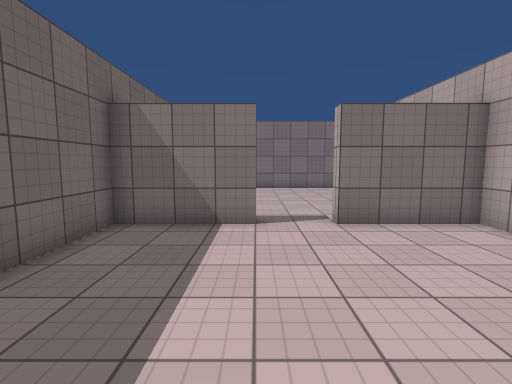
[1] (above)

14 first-person views from a walk through a 3-D level made in the Unity game engine. The camera is 1.5 m above the floor, tilts 6° down and sees 85° across. Doors are open. The floor is counted in squares, 1 m on a side. Each view is taken from the middle of a square. On the plan, view 1 faces up. The plan holds only what a view shows up to about 14 squares ahead; the rest is blank. The place goes on beyond the plan. The player character is not drawn. Surface patterns are stand-ins for the level's own textures.

[2]
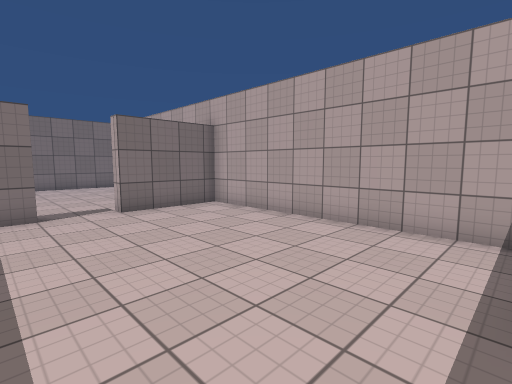

[3]
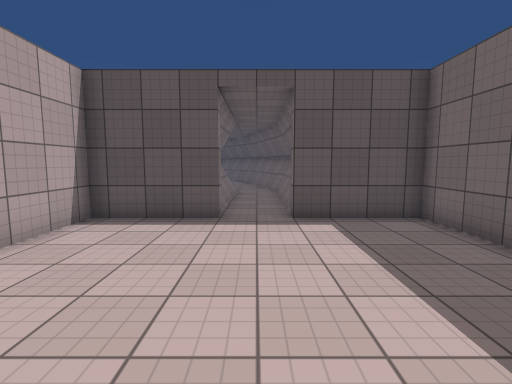

[4]
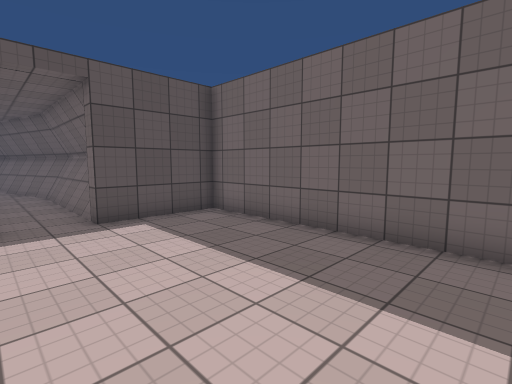

[5]
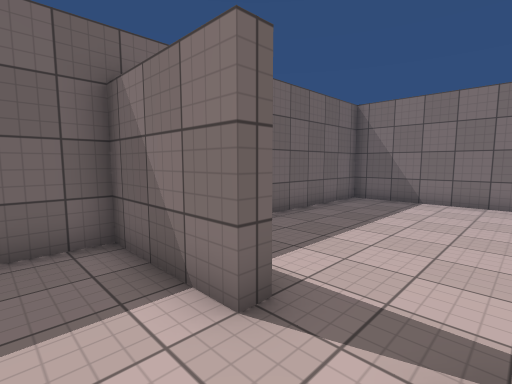

[6]
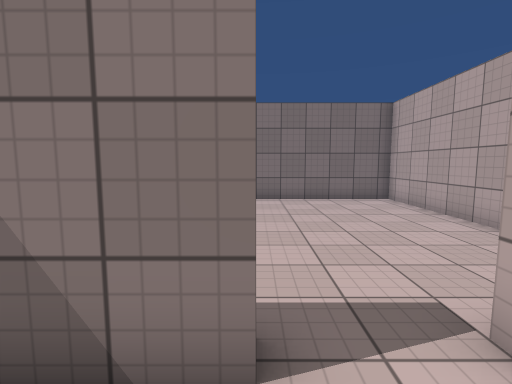

[7]
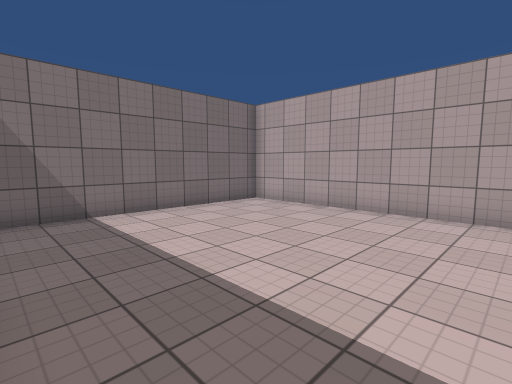

[8]
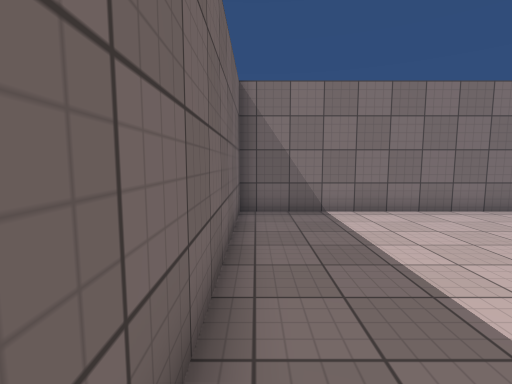

[9]
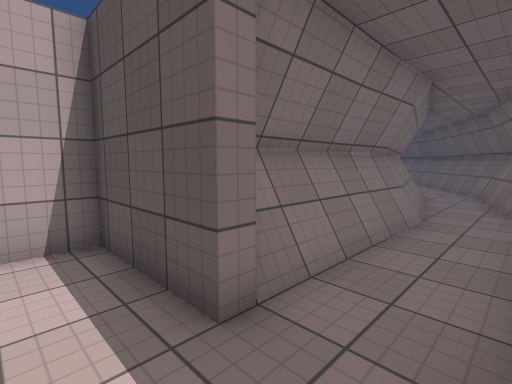

[10]
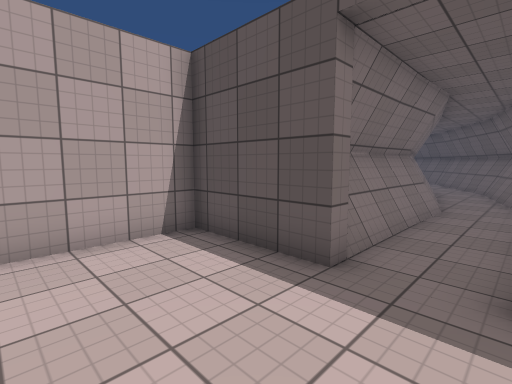

[11]
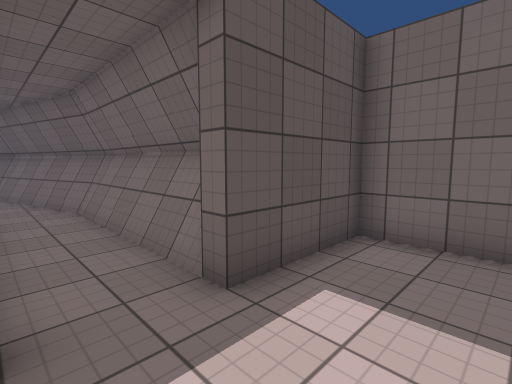

[12]
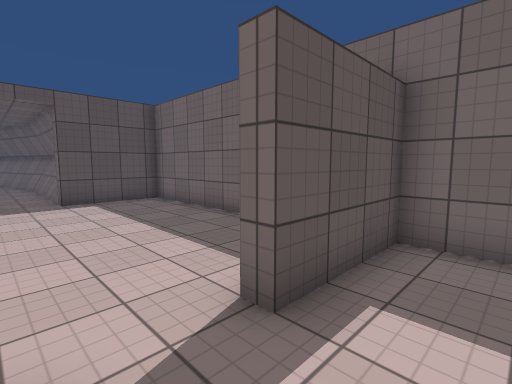

[13]
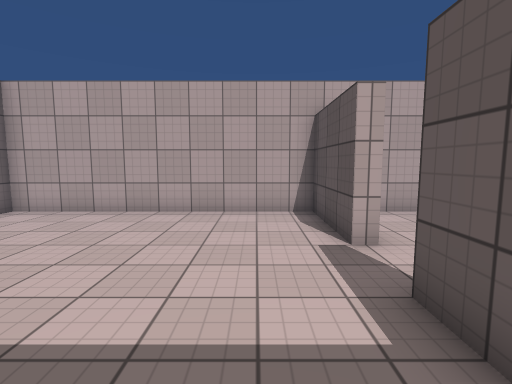

[14]
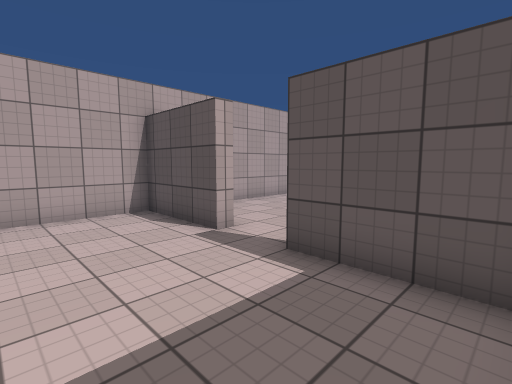

### Floor plan
Points are (right, up) in squares from view 1. A wall is a line through its corners. A room is listed if a view was taken in it or the views show most of it. See-through windows are left out.
Room 1 (views 1, 2, 3, 4, 5, 6, 9, 10, 11)
walls: (-0.4, -3.5) (-0.4, -9.5); (-0.6, -3.8) (-0.6, -8.5); (-0.8, -4.2) (-0.8, -9.4); (0, 6.7) (-3.5, 6.7) (-3.5, -2.5) (0, -2.5) (0, -3.1); (2, -7.4) (2, -2.5) (5.5, -2.5) (5.5, 6.7) (2, 6.7); (2.7, -8.6) (2.7, -3.6); (2.3, -8.7) (2.3, -3.2); (-0.6, -8.9) (-0.6, -9.7); (2.6, -8.9) (2.6, -3.5)
low walls: (-0.2, -3.1) (-0.2, -9.5); (0, -6.6) (0, -8.4); (2.2, -8.3) (2.2, -3.1); (2, -8.4) (2, -7.5); (0, -8.5) (0, -9.4)
ways out: open door at (1, 7) to room 2; opening at (1, -10) to room 3
Room 2 (views 7, 8, 12, 13, 14)
walls: (2, 7.2) (5.5, 7.2) (5.5, 16.5) (-3.5, 16.5) (-3.5, 7.2) (0, 7.2)
ways out: open door at (1, 7) to room 1
Room 3 (no view inside)
walls: (3.8, -13.1) (2.9, -9.3); (3.7, -13.2) (2.5, -8.7); (-0.6, -9.4) (0.7, -13.9); (-0.9, -9.5) (0.2, -13.8)
low walls: (0.7, -12.5) (1.2, -14.4); (0, -10.1) (0.5, -11.9); (3.4, -13.2) (2.2, -8.7); (-0.4, -9.3) (0.8, -13.8)
ways out: opening at (1, -10) to room 1; opening at (2, -14) to room 4
Room 4 (no view inside)
walls: (0.7, -13.9) (1.2, -15.8); (0.2, -13.8) (0.8, -15.9); (3.9, -14.1) (3.7, -13.2)
low walls: (1.2, -14.5) (1.4, -15.4); (0.8, -13.8) (1.3, -15.7)
ways out: opening at (2, -14) to room 3; opening at (3, -16)

Where each view was taken, in squares from view 1:
view 1: 0 up, 0 right, facing up
view 2: 2 down, 1 left, facing up-right
view 3: 5 up, 1 right, facing down
view 4: 5 up, 2 right, facing down-left
view 5: 5 up, 2 right, facing up-left
view 6: 5 up, 0 right, facing up
view 7: 8 up, 3 left, facing up-right
view 8: 8 up, 3 left, facing up
view 9: 1 down, 0 right, facing down-right
view 10: 1 up, 0 right, facing down-right
view 11: 0 up, 2 right, facing down-left
view 12: 9 up, 2 right, facing down-left
view 13: 9 up, 3 left, facing right
view 14: 11 up, 3 left, facing down-right
